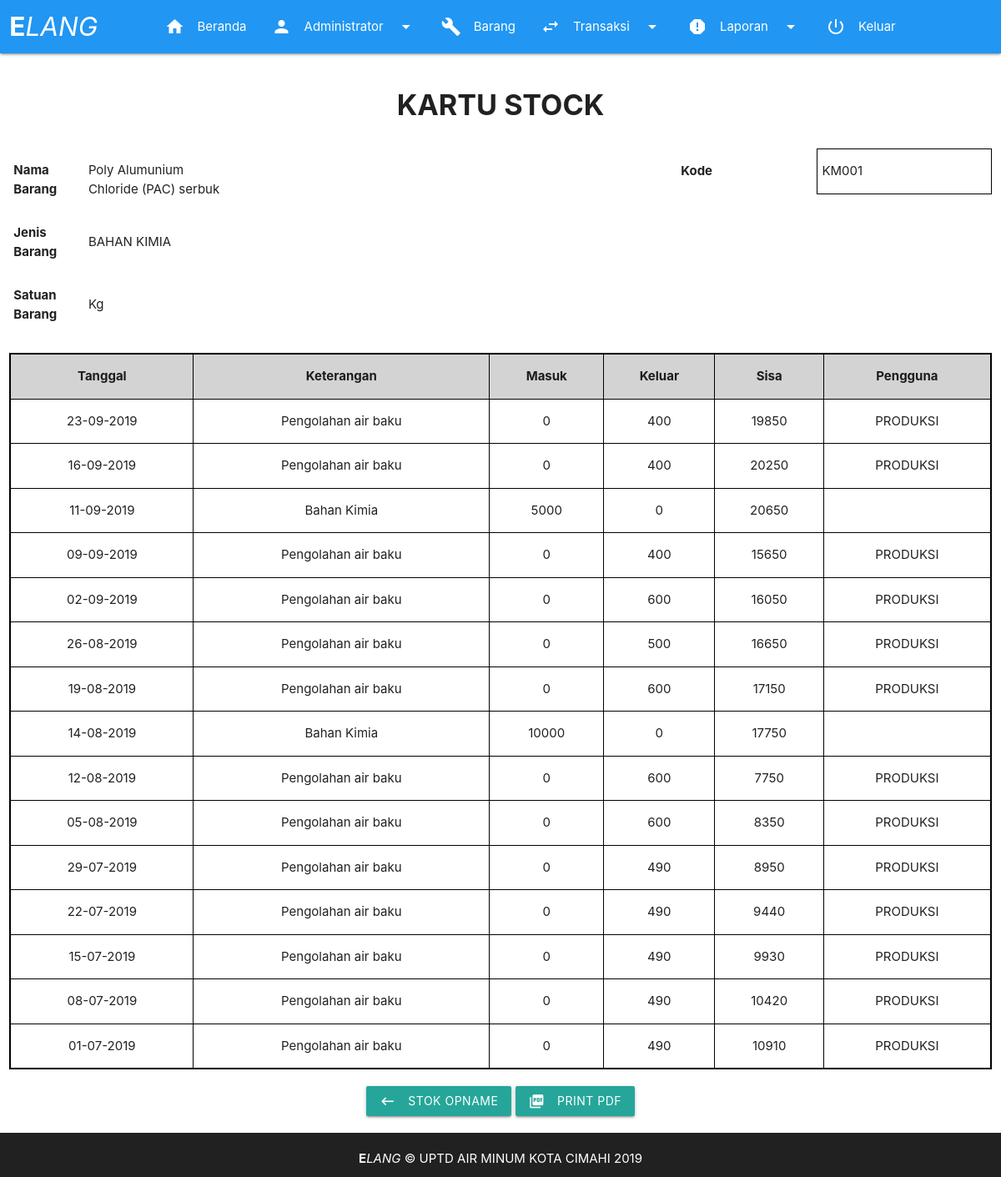
The page /page/kartu_stock.php?kode=KM001 (signed in) on the database its author committed.
### tables this page shows
CREATE TABLE `barang` (
  `id` int(11) NOT NULL,
  `nama` varchar(200) NOT NULL,
  `stok` int(11) NOT NULL,
  `satuan` varchar(10) NOT NULL,
  `jenis` varchar(100) NOT NULL,
  `num_kode` int(3) NOT NULL,
  `alpha_kode` varchar(2) NOT NULL,
  `kode` varchar(5) NOT NULL
);

CREATE TABLE `kartu_stock` (
  `id` int(11) NOT NULL,
  `kode_barang` varchar(10) NOT NULL,
  `nama_barang` varchar(100) NOT NULL,
  `tanggal` date NOT NULL,
  `no_bon` varchar(11) NOT NULL,
  `keterangan` varchar(50) NOT NULL,
  `masuk` int(11) NOT NULL,
  `keluar` int(11) NOT NULL,
  `sisa` int(11) NOT NULL,
  `pengguna` varchar(50) NOT NULL
);

### fungsi/fungsi.php (called while the page is built, shortened)
<?php
function barang_per_kode($kode){
	global $link;
	$query = "SELECT * FROM barang WHERE kode='$kode'";
	$result = mysqli_query($link, $query);
	return $result;
}
function tampilkan_kartu_stock_by_kode($kode_barang){
	global $link;
	$query = "SELECT * FROM kartu_stock WHERE kode_barang = '$kode_barang' ORDER BY tanggal DESC";
	$result = mysqli_query($link, $query);
	return $result;
}
?>

### page/kartu_stock.php (the view, shortened to what this page needs)
<!DOCTYPE html>
<html>
<head>
    <?php require_once "../aset/view/headcontent.php"; ?>
</head>
<body>
    <?php
    require_once "../aset/view/header.php";
    require_once "../fungsi/db.php";
    require_once "../fungsi/fungsi.php";
    $kode_barang = $_GET['kode'];
    if(isset($_GET['kode'])){
        $barang = barang_per_kode($kode_barang);
        while ($row = mysqli_fetch_assoc($barang)){
            $kode   = $row['kode'];
            $nama   = $row['nama'];
            $satuan = $row['satuan'];
            $jenis  = $row['jenis'];
        }
    }
    $stock_barang = tampilkan_kartu_stock_by_kode($kode_barang);
    ?>
    <main>
    <div class="row">
        <div class="col s12">
        <h4><div class="center"><b>KARTU STOCK</b></div></h4>
        </div>
    </div>
    <div id="cetakLaporan">
        <div class="row">
            <div class="col s3">
                <table class="tablestokbarang">
                    <tr>
                        <th>Nama Barang</th>
                        <td><?=$nama;?></td>
                    </tr>
                    <tr>
                        <th>Jenis Barang</th>
                        <td><?=$jenis;?></td>
                    </tr>
                    <tr>
                        <th>Satuan Barang</th>
                        <td><?=$satuan;?></td>
                    </tr>
                </table>
            </div>
            <div class="col s5"></div>
            <div class="col s4">
                <table class="tablestokbarang">
                    <tr>
                        <th>Kode</th>
                        <td style="border: 1px solid black;"><?=$kode;?></td>
                    </tr>
                </table>
            </div>
        </div>
        <div class="row">
        <div class="col s12">
            <table class="highlight responsive-table centered opname">
            <thead>
                <tr>
                    <th>Tanggal</th>
                    <th>Keterangan</th>
                    <th>Masuk</th>
                    <th>Keluar</th>
                    <th>Sisa</th>
                    <th>Pengguna</th>
                </tr>
            </thead>
            <tbody>
            <?php while($row = mysqli_fetch_assoc($stock_barang)):?>
                <tr>
                    <td><?=date('d-m-Y', strtotime($row['tanggal']));?></td>
                    <td><?=$row['keterangan'];?></td>
                    <td><?=$row['masuk'];?></td>
                    <td><?=$row['keluar'];?></td>
                    <td><?=$row['sisa'];?></td>
                    <td><?=$row['pengguna'];?></td>
                </tr>
            <?php endwhile; ?>
            </tbody>
            </table>
        </div>
        </div>
    </div>
    <div class="row">
        <div class="center">
        <div class="col s12">
            <a href="stock_opname.php" class="btn waves-effect waves-light">Stok Opname
                <i class="material-icons left">keyboard_backspace</i>
            </a>
            <button class="btn waves-effect waves-light" onclick="printContent('cetakLaporan')">Print PDF
                <i class="material-icons left">picture_as_pdf</i>
            </button>
        </div>
        </div>
    </div>
    </main>
    <?php
    require_once "../aset/view/footer.php";
    ?>
</body>
</html>

### aset/css/style.css (style rules this page uses)
* { margin: 0; padding: 0; }
body { background: #fff; display: flex; min-height: 100vh; flex-direction: column; }
main { flex: 1 0 auto; }
.opname { border: 2px solid black; }
.opname th { border: 1px solid black; background-color: lightgray; }
.opname td { border: 1px solid black; }
.tablestokbarang tr { border: 0; }

### rows shown on the page
barang: nama "Poly Alumunium Chloride (PAC) serbuk", jenis "BAHAN KIMIA", satuan "Kg", kode "KM001"
kartu_stock: tanggal "23-09-2019", keterangan "Pengolahan air baku", masuk "0", keluar "400", sisa "19850", pengguna "PRODUKSI"
kartu_stock: tanggal "16-09-2019", keterangan "Pengolahan air baku", masuk "0", keluar "400", sisa "20250", pengguna "PRODUKSI"
kartu_stock: tanggal "11-09-2019", keterangan "Bahan Kimia", masuk "5000", keluar "0", sisa "20650"
kartu_stock: tanggal "09-09-2019", keterangan "Pengolahan air baku", masuk "0", keluar "400", sisa "15650", pengguna "PRODUKSI"
kartu_stock: tanggal "02-09-2019", keterangan "Pengolahan air baku", masuk "0", keluar "600", sisa "16050", pengguna "PRODUKSI"
kartu_stock: tanggal "26-08-2019", keterangan "Pengolahan air baku", masuk "0", keluar "500", sisa "16650", pengguna "PRODUKSI"
kartu_stock: tanggal "19-08-2019", keterangan "Pengolahan air baku", masuk "0", keluar "600", sisa "17150", pengguna "PRODUKSI"
kartu_stock: tanggal "14-08-2019", keterangan "Bahan Kimia", masuk "10000", keluar "0", sisa "17750"
kartu_stock: tanggal "12-08-2019", keterangan "Pengolahan air baku", masuk "0", keluar "600", sisa "7750", pengguna "PRODUKSI"
kartu_stock: tanggal "05-08-2019", keterangan "Pengolahan air baku", masuk "0", keluar "600", sisa "8350", pengguna "PRODUKSI"
kartu_stock: tanggal "29-07-2019", keterangan "Pengolahan air baku", masuk "0", keluar "490", sisa "8950", pengguna "PRODUKSI"
kartu_stock: tanggal "22-07-2019", keterangan "Pengolahan air baku", masuk "0", keluar "490", sisa "9440", pengguna "PRODUKSI"
kartu_stock: tanggal "15-07-2019", keterangan "Pengolahan air baku", masuk "0", keluar "490", sisa "9930", pengguna "PRODUKSI"
kartu_stock: tanggal "08-07-2019", keterangan "Pengolahan air baku", masuk "0", keluar "490", sisa "10420", pengguna "PRODUKSI"
kartu_stock: tanggal "01-07-2019", keterangan "Pengolahan air baku", masuk "0", keluar "490", sisa "10910", pengguna "PRODUKSI"

### other values the page prints
$_SESSION['username'] "Administrator"
